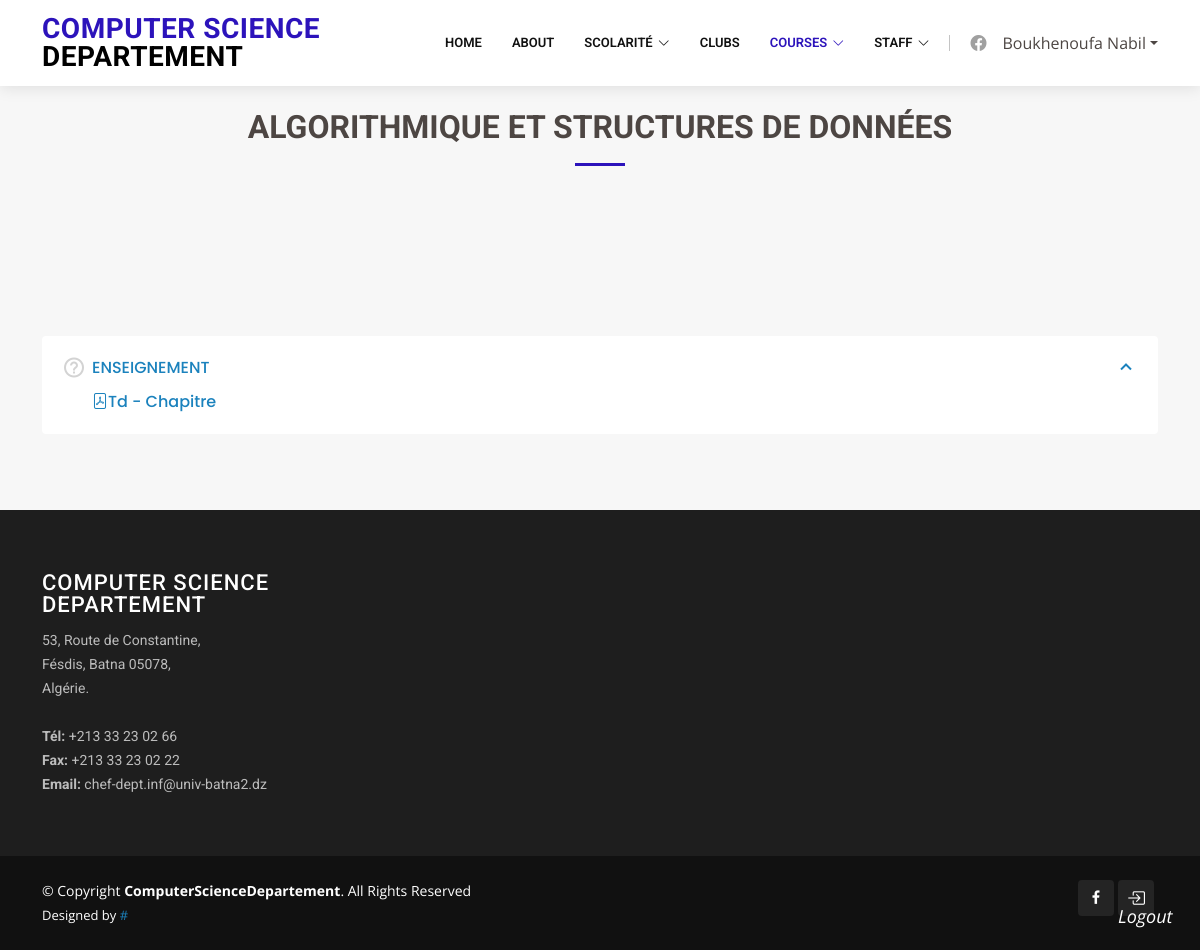
The app's page /courses/licence/ASD (signed in) with its own data.
### core/models.py (models this page shows, shortened)
class User(AbstractBaseUser, PermissionsMixin):
    email = models.EmailField(blank=True, default='', unique=True)
    name = models.CharField(max_length=255, blank=True, default='')
    bio = models.TextField(blank=True, default='')
    image = models.ImageField(upload_to='images', blank=True, null=True , default='images/defaultprofile.png')
    courses = models.ManyToManyField(
        Course,
        blank=True
    )
    is_active = models.BooleanField(default=True)
    is_superuser = models.BooleanField(default=False)
    is_staff = models.BooleanField(default=False)
    date_joined = models.DateTimeField(default=timezone.now)
    last_login = models.DateTimeField(blank=True, null=True)
    objects = CustomUserManager()
    USERNAME_FIELD = 'email'
    EMAIL_FIELD = 'email'
    REQUIRED_FIELDS = []
    class Meta:
        verbose_name = 'User'
        verbose_name_plural = 'Users'

class Course(models.Model):
    name = models.CharField(max_length=255)
    description = models.CharField(max_length=255)
    Semester = models.ForeignKey(Semester, on_delete=models.CASCADE)
    Specialitys = models.ManyToManyField(
        Speciality,
        blank=True
    )

class Document(models.Model):
    name = models.CharField(max_length=255, blank=True, default='')
    documenttype = models.ForeignKey(DocumentType, on_delete=models.CASCADE, default='')
    course = models.ForeignKey(Course, on_delete=models.CASCADE)
    user = models.ForeignKey(User, on_delete=models.CASCADE)
    document = models.FileField(upload_to='documents/')

class DocumentType(models.Model):
    Cours = 'Cours'
    Tp = 'Tp'
    Td = 'Td'
    Extra = 'Extra'
    DEGREE_CHOICES = [
        (Cours, 'Cours'),
        (Tp, 'Tp'),
        (Td, 'Td'),
        (Extra, 'Extra'),
    ]
    name = models.CharField(
        max_length=255,
        choices=DEGREE_CHOICES,
        default=Cours,
        unique=True
    )
    def __str__(self):
        return self.name

### core/views.py (the view)
# urls.py: path('courses/licence/<str:pk>', coursedetails , name='coursedetails'),
def coursedetails(request, pk):
    course = get_object_or_404(Course, description=pk)
    documents = Document.objects.all().order_by('documenttype')
    return render(request, 'core/course-details.html', {'course': course , 'documents': documents})

### core/templates/core/course-details.html (shortened to what this page needs)
{% load static %}
<!DOCTYPE html>
<html lang="en">
<head>
  <link href="{% static 'vendor/animate.css/animate.min.css' %}" rel="stylesheet">
  <link href="{% static 'vendor/aos/aos.css' %}" rel="stylesheet">
  <link href="{% static 'vendor/bootstrap/css/bootstrap.min.css' %}" rel="stylesheet">
  <link href="{% static 'vendor/bootstrap-icons/bootstrap-icons.css' %}" rel="stylesheet">
  <link href="{% static 'vendor/boxicons/css/boxicons.min.css' %}" rel="stylesheet">
  <link href="{% static 'vendor/glightbox/css/glightbox.min.css' %}" rel="stylesheet">
  <link href="{% static 'vendor/remixicon/remixicon.css' %}" rel="stylesheet">
  <link href="{% static 'vendor/swiper/swiper-bundle.min.css' %}" rel="stylesheet">
  <link href="{% static 'css/style.css' %}" rel="stylesheet">
</head>
<body>
    {% include 'core/components/header.html' %}
  <main id="main">
    <br><br>
    <section id="faq" class="faq section-bg">
      <div class="container" data-aos="fade-up">
        <div class="section-title">
          <h2>{{course.name}}</h2>
        </div>
        <div class="faq-list">
          <br><br><br><br><br>
          <ul>
            <li data-aos="fade-up">
              <i class="bx bx-help-circle icon-help"></i> <a data-bs-toggle="collapse" class="collapse" data-bs-target="#faq-list-1">ENSEIGNEMENT<i class="bx bx-chevron-up icon-close"></i></a>
              <div id="faq-list-1" class="collapse show" data-bs-parent=".faq-list">
                {% for document in documents%}
                {% if document.course.name == course.name%}
                <p><a href="{{document.document}}"><i class="bi bi-file-pdf"></i>{{document.documenttype}} - {{document.name}}</a></p>
                {% endif %}
                {% endfor %}
              </div>
            </li>
          </ul>
        </div>
      </div>
    </section>
  </main>
  {% include 'core/components/footer.html' %}
</body>
</html>

### core/templates/core/components/header.html (shortened to what this page needs)
<header id="header" class="fixed-top">
    <div class="container d-flex align-items-center">
      <h1 class="logo me-auto" data-aos="fade-right"><a href="{% url 'index' %}"><span> Computer science</span> Departement </a></h1>
      <nav id="navbar" class="navbar order-last order-lg-0">
        <ul>
          <li><a class="{% if request.path == '/' %}active{% endif %} "href="{% url 'index' %}">Home</a></li>
          <li><a class="{% if request.path == '/about/' %}active{% endif %} "href="{% url 'about' %}">About</a></li>
          <li class="dropdown"><a class="{% if 'scolarite' in request.path %}active{% endif %} " href="#"><span>Scolarité</span> <i class="bi bi-chevron-down"></i></a>
          </li>
          <li><a class="{% if request.path == 'clubs' %}active{% endif %} "href="{% url 'clubs' %}">Clubs</a></li>
          <li class="dropdown"><a class="{% if 'courses' in request.path %}active{% endif %} " href="#"><span>Courses</span> <i class="bi bi-chevron-down"></i></a>
          </li>
          <li class="dropdown"><a class="{% if 'staff' in request.path %}active{% endif %} " href="#"><span>Staff</span> <i class="bi bi-chevron-down"></i></a>
          </li>
        </ul>
      </nav>
      <div class="header-social-links d-flex">
        <a href="https://www.facebook.com/chefdepartementinformatiquebatna" target="_blank" class="facebook"><i class="bu bi-facebook"></i></a>
      </div>
      {%if user.is_authenticated%}
      <a class="nav-link nav-profile d-flex align-items-center pe-0" href="#" data-bs-toggle="dropdown">
        <span class="d-none d-md-block dropdown-toggle ps-3">{{user.name}}</span>
      </a>
    </div>
    {%endif%}
  </header>

### core/static/css/style.css (style rules this page uses)
body { font-family: "Open Sans", sans-serif; color: #4d4643; }
a { color: #1b82bd; text-decoration: none; }
h1, h2, h3, h4, h5, h6 { font-family: "Roboto", sans-serif; }
#header { background: #fff; transition: all 0.5s; z-index: 997; padding: 15px 0; box-shadow: 0px 2px 15px rgba(0, 0, 0, 0.1); }
#header .logo { font-size: 28px; margin: 0; padding: 0; line-height: 1; font-weight: 700; letter-spacing: 0.5px; text-transform: uppercase; }
#header .logo a { color: #000000; }
#header .logo a span { color: #2c13bb; }
.header-social-links { margin-left: 20px; border-left: 1px solid #c4c4c4; }
.header-social-links a { color: #a0a0a0; display: inline-block; line-height: 0px; transition: 0.3s; padding-left: 20px; }
.header-social-links a i { line-height: 0; }
.navbar { padding: 0; }
.navbar ul { margin: 0; padding: 0; display: flex; list-style: none; align-items: center; }
.navbar li { position: relative; }
.navbar a, .navbar a:focus { display: flex; align-items: center; justify-content: space-between; padding: 10px 0 10px 30px; font-family: "Roboto", sans-serif; font-size: 13px; font-weight: 600; color: #111; white-space: nowrap; text-transform: uppercase; transition: 0.3s; }
.navbar a i, .navbar a:focus i { font-size: 12px; line-height: 0; margin-left: 5px; }
.navbar a:hover, .navbar .active, .navbar .active:focus, .navbar li:hover>a { color: #2c13bb; }
section { padding: 60px 0; overflow: hidden; }
.section-bg { background-color: #f7f7f7; }
.section-title { text-align: center; padding-bottom: 30px; }
.section-title h2 { font-size: 32px; font-weight: bold; text-transform: uppercase; margin-bottom: 20px; padding-bottom: 20px; position: relative; }
.section-title h2::after { content: ""; position: absolute; display: block; width: 50px; height: 3px; background: #2c13bb; bottom: 0; left: calc(50% - 25px); }
.faq .faq-list { padding: 0 100px; }
.faq .faq-list ul { padding: 0; list-style: none; }
.faq .faq-list li { padding: 20px; background: #fff; border-radius: 4px; position: relative; }
.faq .faq-list a { display: block; position: relative; font-family: "Poppins", sans-serif; font-size: 16px; line-height: 24px; font-weight: 500; padding: 0 30px; outline: none; cursor: pointer; }
.faq .faq-list .icon-help { font-size: 24px; position: absolute; right: 0; left: 20px; color: lightgray; }
.faq .faq-list .icon-show, .faq .faq-list .icon-close { font-size: 24px; position: absolute; right: 0; top: 0; }
.faq .faq-list p { margin-bottom: 0; padding: 10px 0 0 0; }
@media (max-width: 1200px) { .faq .faq-list { padding: 0; } }

### records on screen
User: name "Boukhenoufa Nabil"
Course: name "ALGORITHMIQUE ET STRUCTURES DE DONNÉES"
Document: documenttype "Td", name "Chapitre"
